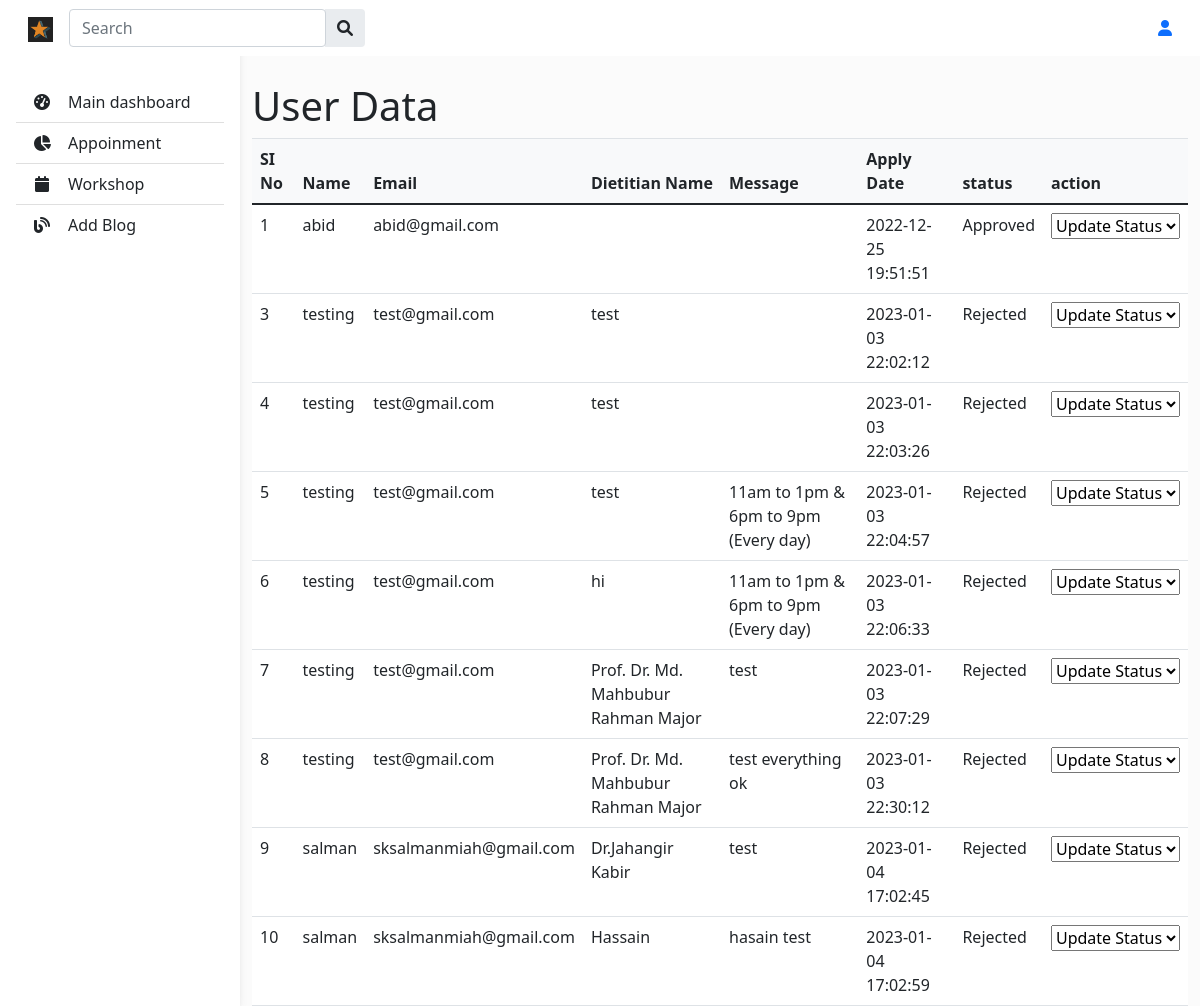
The page /Dietitians/view_appoinmrnt.php on the database its author committed.
### tables this page shows
CREATE TABLE `appointment` (
  `id` int(10) NOT NULL,
  `username` varchar(30) NOT NULL,
  `number` varchar(15) NOT NULL,
  `email` varchar(30) NOT NULL,
  `DietitianName` varchar(250) NOT NULL,
  `drid` int(11) NOT NULL,
  `VisitingTime` varchar(250) NOT NULL,
  `Message` varchar(250) NOT NULL,
  `status` int(100) NOT NULL DEFAULT 0,
  `appointment_time` timestamp NOT NULL DEFAULT current_timestamp()
);

### Dietitians/view_appoinmrnt.php (the view, shortened to what this page needs)
<?php  include 'config.php';
 ?>
<?php include 'd_navber.php';
?>
    <main style="margin-top: 58px">
        <div class="container pt-4">
        <table class="table align-middle mb-0 bg-white">
            <h1>User Data</h1>
        <thead class="bg-light">
            <tr>
                <th>SI No</th>
                <th>Name</th>
                <th>Email</th>
                <th>Dietitian Name</th>
                <th>Message</th>
                <th>Apply Date</th>
                <th>status</th>
                <th>action</th>
            </tr>
        </thead>
        <tbody>
            <?php
            $drid=$_SESSION['user_id'];
            $sel= "SELECT * FROM appointment WHERE drid='$drid'";
            $query=$conn-> query($sel);
            while($row=$query->fetch_assoc()){
            ?>
            <tr>
                <td><?php echo $row['id']; ?></td>
                <td><?php echo $row['username']; ?></td>
                <td><?php echo $row['email']; ?></td>
                <td><?php echo $row['DietitianName']; ?></td>
                <td><?php echo $row['Message']; ?></td>
                <td><?php echo $row['appointment_time']; ?></td>
                <td><?php echo $row['status']==1?"Approved":($row['status']==2?"Pending":"Rejected") ?></td>
                <td>  <select onchange="status_update(this.options[this.selectedIndex].value,'<?php echo $row['id'] ?>')">
                                <option value="">Update Status</option>
                           </select>  </td>
            </tr>
            <?php
            }
            ?>
        </tbody>
    </table>
        </div>
    </main>
</body>
</html>

### assets/css/admin_style.css (style rules this page uses)
body { background-color: #fbfbfb; }
@media (min-width: 991.98px) { main { padding-left: 240px; } }

### rows shown on the page
appointment: id "1", username "abid", email "abid@gmail.com", appointment_time "2022-12-25 19:51:51", status "Approved"
appointment: id "3", username "testing", email "test@gmail.com", DietitianName "test", appointment_time "2023-01-03 22:02:12", status "Rejected"
appointment: id "4", username "testing", email "test@gmail.com", DietitianName "test", appointment_time "2023-01-03 22:03:26", status "Rejected"
appointment: id "5", username "testing", email "test@gmail.com", DietitianName "test", Message "11am to 1pm & 6pm to 9pm (Every day)", appointment_time "2023-01-03 22:04:57", status "Rejected"
appointment: id "6", username "testing", email "test@gmail.com", DietitianName "hi", Message "11am to 1pm & 6pm to 9pm (Every day)", appointment_time "2023-01-03 22:06:33", status "Rejected"
appointment: id "7", username "testing", email "test@gmail.com", DietitianName "Prof. Dr. Md. Mahbubur Rahman Major", Message "test", appointment_time "2023-01-03 22:07:29", status "Rejected"
appointment: id "8", username "testing", email "test@gmail.com", DietitianName "Prof. Dr. Md. Mahbubur Rahman Major", Message "test everything ok", appointment_time "2023-01-03 22:30:12", status "Rejected"
appointment: id "9", username "salman", email "sksalmanmiah@gmail.com", DietitianName "Dr.Jahangir Kabir", Message "test", appointment_time "2023-01-04 17:02:45", status "Rejected"
appointment: id "10", username "salman", email "sksalmanmiah@gmail.com", DietitianName "Hassain", Message "hasain test", appointment_time "2023-01-04 17:02:59", status "Rejected"
